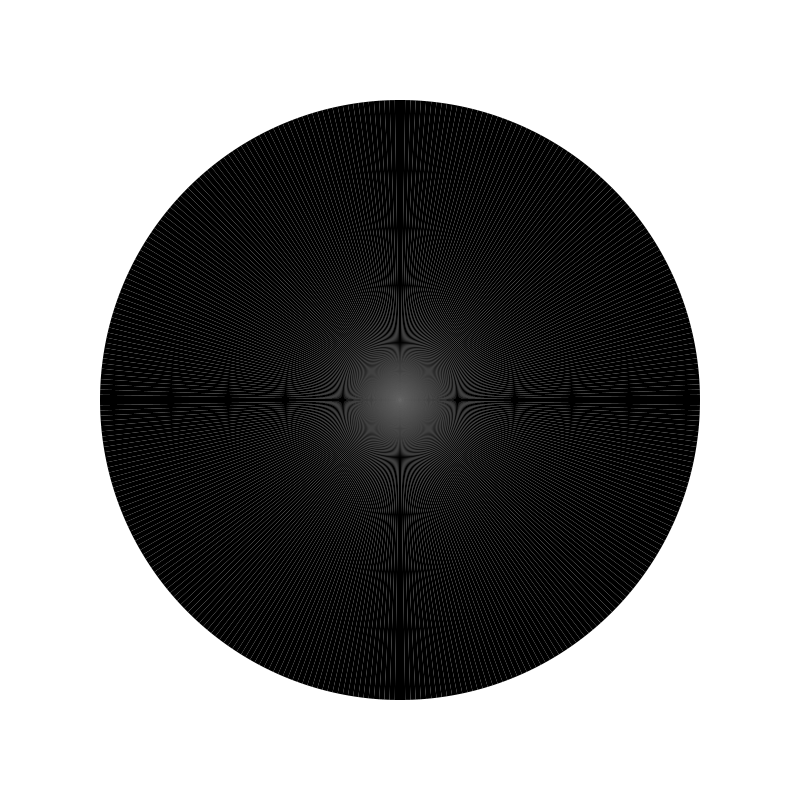
Frame 1 (no input)
Frame 60 (the mouse pressed at the canvas centre just before this capture): identical to frame 1, image omitted
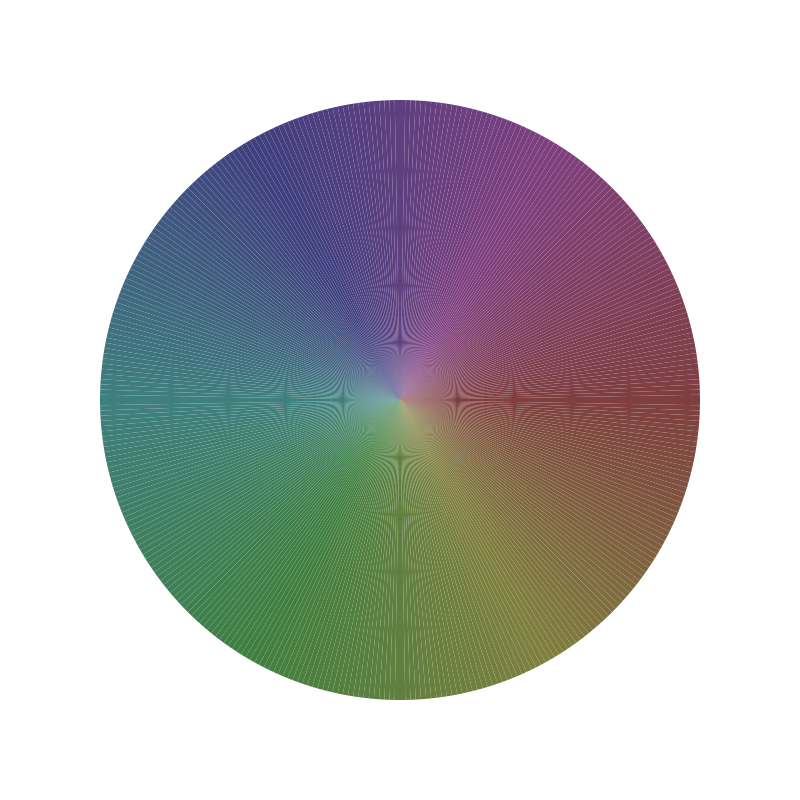
Frame 120 (the mouse held since frame 60 and released just before this capture)

The Processing sketch that drew these frames (run headless with seeded random() and noise(); from frame 60 on, the mouse is pressed at the canvas centre):

// Processing sketch: P_1_1_2_Colour_Spectrum_in_a_Circle
// ── P_1_1_2_Colour_Spectrum_in_a_Circle.pde
//Colour segments are arranged in a fan shape, we'll compute
//individual vertices using cosine and sine values of the corresponding angle

int segmentCount = 360;
int radius = 300;

void setup(){
 
 size(800,800);
}

void draw(){
  
  //Saturation & Brightness max value are width/height
  //Allows us to take mouseX and mouseY directly as their values
  colorMode(HSB, 360, width, height); 
  noStroke(); //Remember noStroke, removes outlines
  background(360);
  
  float angleStep = 360/segmentCount; //Angle increment determined by no. of segments to draw
  
  //Start drawing fan
  beginShape(TRIANGLE_FAN);
  
  vertex(width/2, height/2); //Place a point in the middle of the display
  
  //Loop for each segment
  for(float angle=0; angle<=360; angle+=angleStep){

    //We have a centerpoint (width/2, height/2) and angle
    //Need to determine x,y position for next point to form the fan
    //if angle is 0, then x,y of v2 will be the circle radius + width or height/2
    //if angle is not 0, then take cos of angle for x and multiply by radius
    //                   and take sin of angle for y and multiply by radius
    //then add width/2 or height / 2 to determine position
    
    float vx = width/2 + cos(radians(angle))*radius;
    float vy = height/2 + sin(radians(angle))*radius;
    vertex(vx,vy);
    fill(angle, mouseX, mouseY);
    
  }
  
  //Stop drawing fan
  endShape();
}

//Add event handling for keys allowing segment no to be updated/
void keyReleased(){
  
  switch(key){
    case '1':
      segmentCount = 360;
      break;
    case '2':
      segmentCount = 45;
      break;
    case '3':
      segmentCount = 24;
      break;
    case '4':
      segmentCount = 12;
      break;
    case '5':
      segmentCount = 6;
      break;
  }
} 
